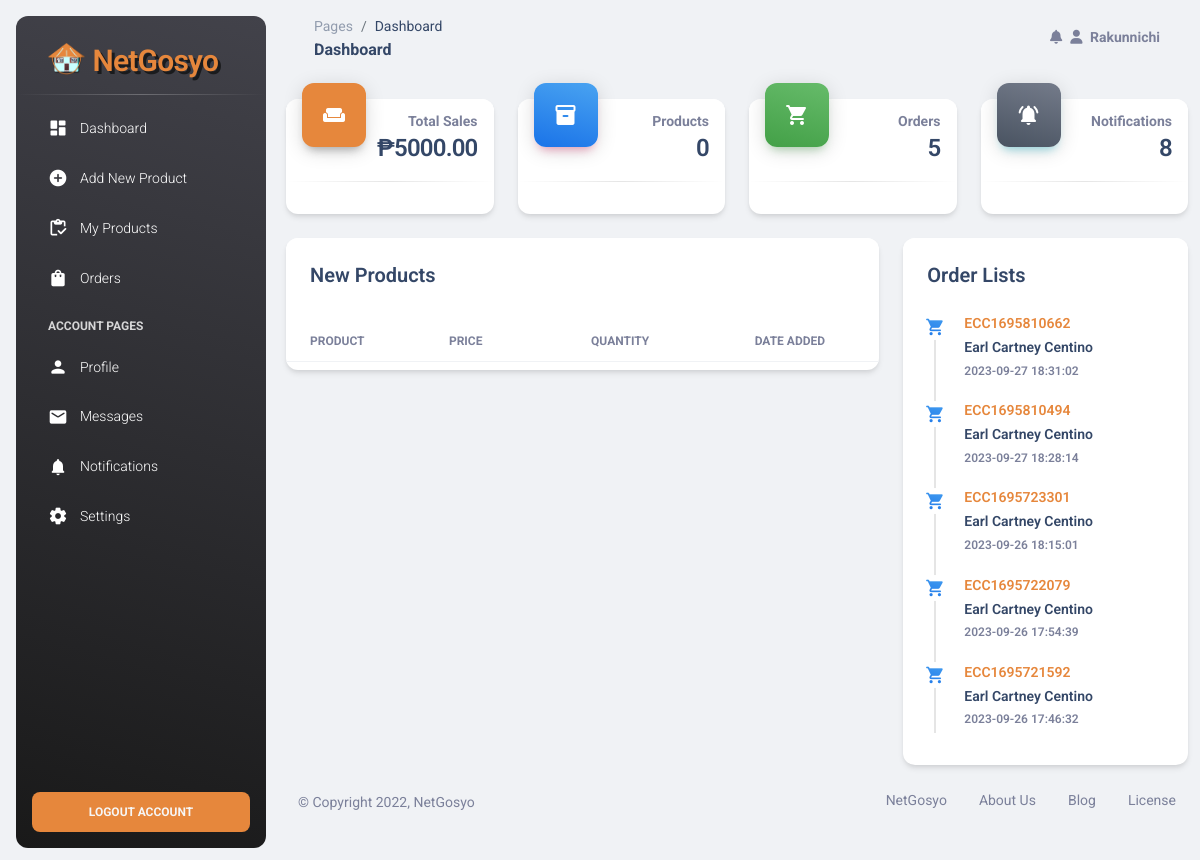
/Seller_Page/index.php (signed in), run on the app's committed database.
### tables this page shows
CREATE TABLE `user_form` (
  `id` int(100) NOT NULL,
  `fullname` varchar(100) NOT NULL,
  `email` varchar(100) NOT NULL,
  `username` varchar(255) NOT NULL,
  `password` varchar(100) NOT NULL,
  `phonenumber` varchar(255) NOT NULL,
  `address` varchar(255) NOT NULL,
  `dateofbirth` varchar(255) NOT NULL,
  `gender` varchar(255) NOT NULL,
  `image` varchar(255) NOT NULL,
  `shopname` varchar(250) NOT NULL DEFAULT 'user',
  `vkey` varchar(50) NOT NULL,
  `verified` tinyint(1) NOT NULL DEFAULT 0,
  `register_date` timestamp NOT NULL DEFAULT current_timestamp() ON UPDATE current_timestamp()
);

CREATE TABLE `orders` (
  `order_id` int(11) NOT NULL,
  `user_id` int(11) NOT NULL,
  `order_number` varchar(255) NOT NULL,
  `name` varchar(255) NOT NULL,
  `contact` varchar(255) NOT NULL,
  `address` varchar(255) NOT NULL,
  `city` varchar(255) NOT NULL,
  `state` varchar(255) NOT NULL,
  `zip` varchar(255) NOT NULL,
  `pmode` varchar(100) NOT NULL,
  `status` varchar(255) NOT NULL DEFAULT 'Pending',
  `order_added` datetime NOT NULL DEFAULT current_timestamp(),
  `order_updated` datetime DEFAULT NULL ON UPDATE current_timestamp()
);

### Seller_Page/index.php (called while the page is built)
<?php
include('header.php');
?>
<?php
include('Dashboard.php');
?>
<?php
include('footer.php');
?>

### Seller_Page/Dashboard.php (the view, shortened to what this page needs)
<main class="main-content position-relative max-height-vh-100 h-100 border-radius-lg ">
    <nav class="navbar navbar-main navbar-expand-lg px-0 mx-4 shadow-none border-radius-xl" id="navbarBlur" data-scroll="true">
      <div class="container-fluid py-1 px-3">
        <nav aria-label="breadcrumb">
          <ol class="breadcrumb bg-transparent mb-0 pb-0 pt-1 px-0 me-sm-6 me-5">
            <li class="breadcrumb-item text-sm"><a class="opacity-5 text-dark" href="javascript:;">Pages</a></li>
            <li class="breadcrumb-item text-sm text-dark active" aria-current="page">Dashboard</li>
          </ol>
          <h6 class="font-weight-bolder mb-0">Dashboard</h6>
        </nav>
        <div class="collapse navbar-collapse mt-sm-0 mt-2 me-md-0 me-sm-4" id="navbar">
        <?php
        include('navbar.php');
         ?>
      </div>
    </nav>
    <div class="container-fluid py-4">
      <div class="row">
        <div class="col-xl-3 col-sm-6 mb-xl-0 mb-4">
          <div class="card">
            <div class="card-header p-3 pt-2">
              <div class="icon icon-lg icon-shape color-orange-bg shadow-dark text-center border-radius-xl mt-n4 position-absolute">
                <i class="material-icons opacity-10">weekend</i>
              </div>
              <div class="text-end pt-1">
                <p class="text-sm mb-0 text-capitalize"><b>Total Sales</b></p>
                <h4 class="mb-0">₱5000.00</h4>
              </div>
            </div>
            <hr class="dark horizontal my-0">
            <div class="card-footer p-3">
            </div>
          </div>
        </div>
        <div class="col-xl-3 col-sm-6 mb-xl-0 mb-4">
          <div class="card">
            <div class="card-header p-3 pt-2">
              <div class="icon icon-lg icon-shape bg-gradient-info shadow-primary text-center border-radius-xl mt-n4 position-absolute">
                <i class="material-icons opacity-10">inventory_2</i>
              </div>
              <div class="text-end pt-1">
                <p class="text-sm mb-0 text-capitalize"><b>Products</b></p>
                <h4 class="mb-0"><?= mysqli_num_rows($products_count) ?></h4>
              </div>
            </div>
            <hr class="dark horizontal my-0">
            <div class="card-footer p-3">
            </div>
          </div>
        </div>
        <div class="col-xl-3 col-sm-6 mb-xl-0 mb-4">
          <div class="card">
            <div class="card-header p-3 pt-2">
              <div class="icon icon-lg icon-shape bg-gradient-success shadow-success text-center border-radius-xl mt-n4 position-absolute">
                <i class="material-icons opacity-10">shopping_cart</i>
              </div>
              <div class="text-end pt-1">
                <p class="text-sm mb-0 text-capitalize"><b>Orders</b></p>
                <h4 class="mb-0"><?= mysqli_num_rows($orders_count) ?></h4>
              </div>
            </div>
            <hr class="dark horizontal my-0">
            <div class="card-footer p-3">
            </div>
          </div>
        </div>
        <div class="col-xl-3 col-sm-6">
          <div class="card">
            <div class="card-header p-3 pt-2">
              <div class="icon icon-lg icon-shape bg-gradient-secondary shadow-info text-center border-radius-xl mt-n4 position-absolute">
                <i class="material-icons opacity-10">notifications_active</i>
              </div>
              <div class="text-end pt-1">
                <p class="text-sm mb-0 text-capitalize"><b>Notifications</b></p>
                <h4 class="mb-0"><?= mysqli_num_rows($notifications) ?></h4>
              </div>
            </div>
            <hr class="dark horizontal my-0">
            <div class="card-footer p-3">
            </div>
          </div>
        </div>
      </div>
      <div class="row mt-4">
        <div class="col-lg-8 col-md-6 mb-md-0 mb-4">
          <div class="card">
            <div class="card-header pb-0">
              <div class="row">
                <div class="col-lg-6 col-7">
                  <h5>New Products</h5>
                </div>
              </div>
            </div>
            <div class="card-body px-0 pb-2">
              <div class="table-responsive">
                <table class="table align-items-center mb-0">
                  <thead>
                    <tr>
                      <th class="text-uppercase text-secondary text-xs font-weight-bolder opacity-10">Product</th>
                      <th class="text-uppercase text-secondary text-xs font-weight-bolder opacity-10 ps-2">Price</th>
                      <th class="text-center text-uppercase text-secondary text-xs font-weight-bolder opacity-10">Quantity</th>
                      <th class="text-center text-uppercase text-secondary text-xs font-weight-bolder opacity-10">Date Added</th>
                    </tr>
                  </thead>
                </table>
              </div>
            </div>
          </div>
        </div>
        <div class="col-lg-4 col-md-6">
          <div class="card h-100">
            <div class="card-header pb-0">
              <h5>Order Lists</h5>
            </div>
            <div class="card-body p-3">
              <div class="timeline timeline-one-side">
              <?php
  			            $select_product = mysqli_query($conn, "SELECT * FROM `orders` ORDER BY order_added DESC ") or die('query failed!');
                        if(mysqli_num_rows($select_product) > 0){
                        while($fetch_product = mysqli_fetch_assoc($select_product)){
              ?>
                <div class="timeline-block mb-3">
                  <span class="timeline-step">
                    <i class="material-icons text-info text-gradient">shopping_cart</i>
                  </span>
                  <div class="timeline-content">
                    <h6 class="text-orange text-sm font-weight-bold mb-0"><?php echo $fetch_product['order_number']; ?></h6>
                    <h7 class="text-dark text-sm font-weight-bold mb-0"><?php echo $fetch_product['name']; ?></h7>
                    <p class="text-secondary font-weight-bold text-xs mt-1 mb-0"><?php echo $fetch_product['order_added']; ?></p>
                  </div>
                </div>
                <?php
                        };
                    };
                     ?>
              </div>
            </div>
          </div>
        </div>
      </div>

### Seller_Page/navbar.php (shortened to what this page needs)
<div class="collapse navbar-collapse mt-sm-0 mt-2 me-md-0 me-sm-4" id="navbar">
            <ul class="navbar-nav  justify-content-end">
              <li class="nav-item dropdown pe-2 d-flex align-items-center">
                <a href="javascript:;" class="nav-link text-body p-0" id="dropdownMenuButton" data-bs-toggle="dropdown" aria-expanded="false">
                  <i class="fa fa-bell cursor-pointer"></i>
                </a>
              </li>
              <li class="nav-item d-flex align-items-center">
                <a href="#" class="nav-link text-body font-weight-bold px-0">
                  <i class="fa fa-user me-sm-1"></i>
                  <?php
              $select_seller = mysqli_query($conn, "SELECT * FROM `user_form` where id = '$user_id' ") or die('query failed!');
                  if(mysqli_num_rows($select_seller) > 0){
                  while($fetch_seller = mysqli_fetch_assoc($select_seller)){
              ?>
                  <span class="d-sm-inline d-none"><b><?php echo $fetch_seller['username'] ?? ''; ?></b></span>
                  <?php
                      };
                  };
              ?>
                </a>
              </li>
            </ul>
          </div>

### Seller_Page/assets/css/nucleo-svg.css (style rules this page uses)
.icon { display: inline-block; color: #111111; height: 1em; width: 1em; }
.icon-lg { height: 1.6em; width: 1.6em; }
.icon { fill: currentColor; stroke: none; }

### Seller_Page/assets/css/style.css (style rules this page uses)
.color-orange-bg { background: #E6873C; }
.text-orange { color: #E6873C; }

### data on the page
user_form: username "Rakunnichi"
orders: order_number "ECC1695810662", name "Earl Cartney Centino", order_added "2023-09-27 18:31:02"
orders: order_number "ECC1695810494", name "Earl Cartney Centino", order_added "2023-09-27 18:28:14"
orders: order_number "ECC1695723301", name "Earl Cartney Centino", order_added "2023-09-26 18:15:01"
orders: order_number "ECC1695722079", name "Earl Cartney Centino", order_added "2023-09-26 17:54:39"
orders: order_number "ECC1695721592", name "Earl Cartney Centino", order_added "2023-09-26 17:46:32"

### other printed values
mysqli_num_rows($products_count) "0"
mysqli_num_rows($orders_count) "5"
mysqli_num_rows($notifications) "8"
